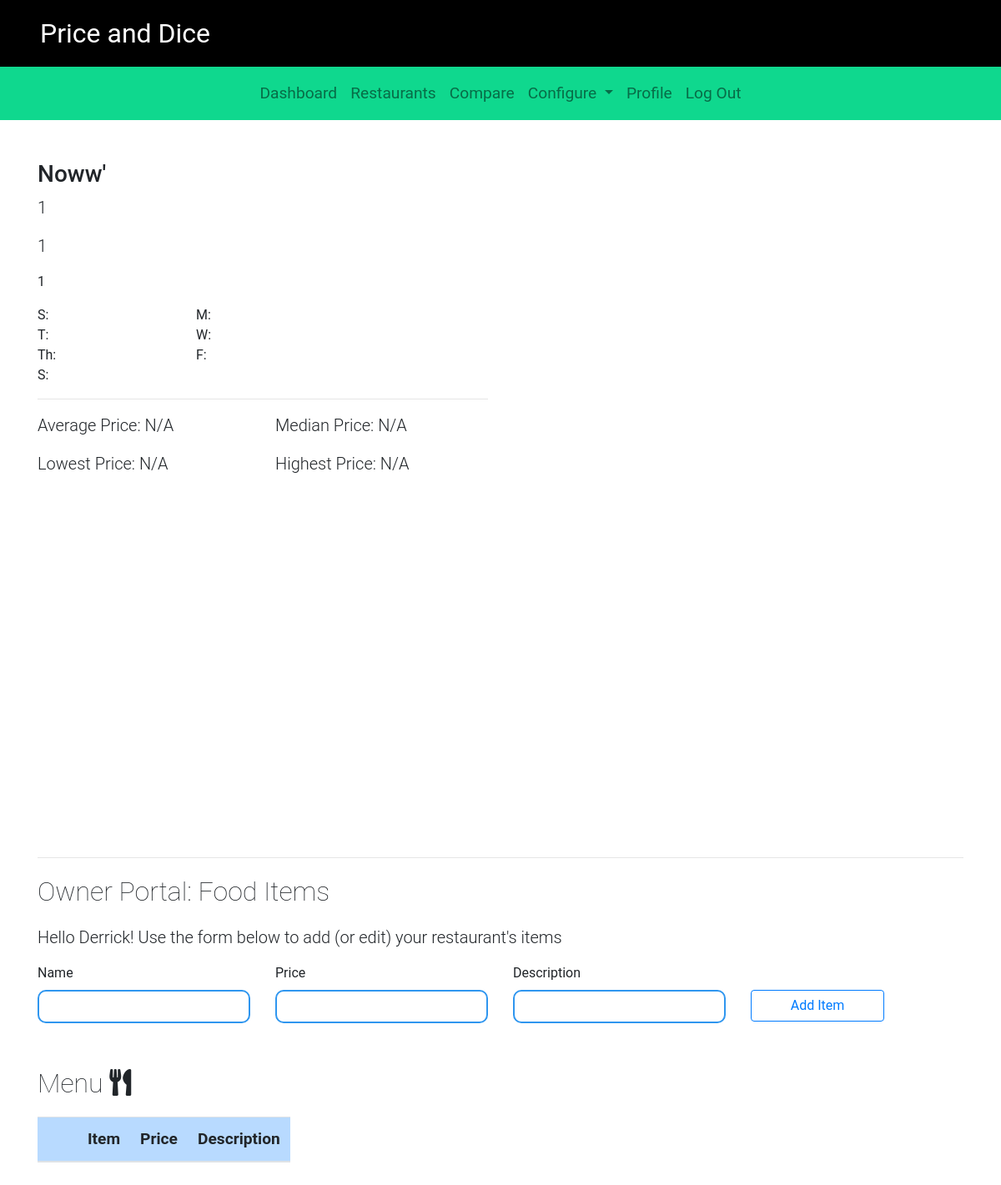
/campus/94/ (signed in), run on an earlier commit of the app's database.
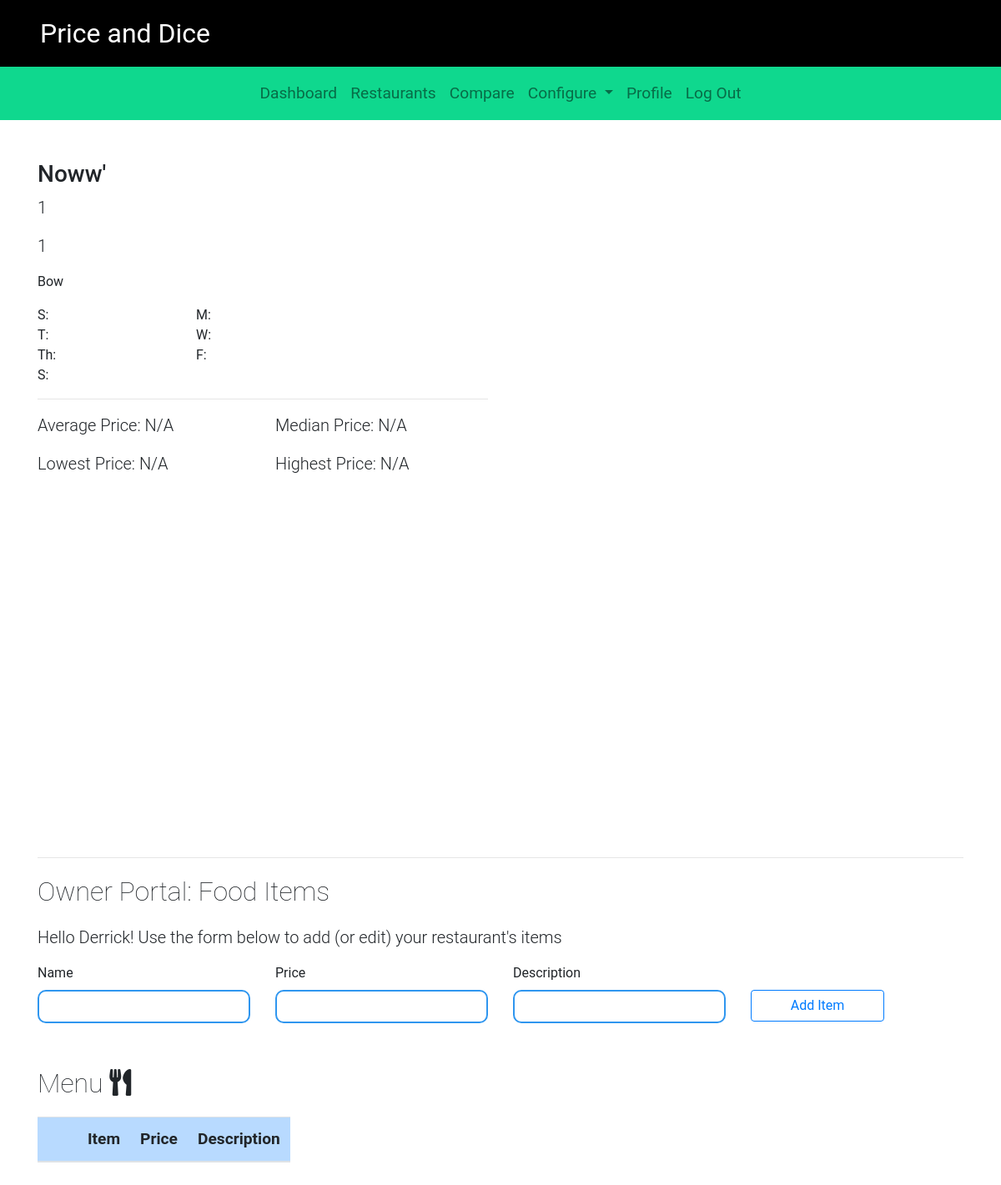
And on a later commit of the database.
### campus/models.py (models this page shows, shortened)
class Restaurant(models.Model):
    name = models.CharField(max_length=200)
    location = models.CharField(max_length=200)
    phone_number = models.CharField(max_length=20, default='(xxx) xxx-xxxx')
    description = models.CharField(max_length=300, default='No description added')
    sunday = models.CharField(max_length=20, default=DEFAULT_HOURS)
    monday = models.CharField(max_length=20, default=DEFAULT_HOURS)
    tuesday = models.CharField(max_length=20, default=DEFAULT_HOURS)
    wednesday = models.CharField(max_length=20, default=DEFAULT_HOURS)
    thursday = models.CharField(max_length=20, default=DEFAULT_HOURS)
    friday = models.CharField(max_length=20, default=DEFAULT_HOURS)
    saturday = models.CharField(max_length=20, default=DEFAULT_HOURS)
    item_list = models.ManyToManyField(Item)
    def get_average_price(self):
        item_list = self.item_list.all()
        if not item_list:
            return 'N/A'
    def get_min_price(self):
        item_list = self.item_list.all()
        if not item_list:
            return 'N/A'
        else:
            min_price = item_list[0].price
            for i in item_list:
                if i.price < min_price:
                    min_price = i.price
            return min_price
    def get_max_price(self):
        item_list = self.item_list.all()
        if not item_list:
            return 'N/A'
        else:
            max_price = item_list[0].price
            for i in item_list:
                if i.price > max_price:
                    max_price = i.price
            return max_price

### campus/views.py (the view)
# urls.py: path('<int:restaurant_id>/', views.restaurant_detail, name='restaurant_detail'),
def restaurant_detail(request, restaurant_id, context={}):
    try:
        restaurant = Restaurant.objects.get(pk=restaurant_id)
    except Restaurant.DoesNotExist:
        raise Http404("Restaurant does not exist")
    context['restaurant'] = restaurant
    return render(request, 'campus/restaurant-detail.html', context)

### campus/templates/campus/restaurant-detail.html (shortened to what the changed rows need)
{% extends "./base.html" %}
{% block body %}
<div class="container content-top">
    <div class="row">
        <div class="col-lg-6">
            <h3>{{restaurant.name}}</h3>
        </div>
    </div>
    <div class="row">
        <div class="col-lg-6">
            <p class="lead">{{restaurant.location}}</p>
        </div>
    </div>
    <div class="row">
        <div class="col-lg-6">
            <p class="lead" >{{restaurant.phone_number}}</p>
        </div>
    </div>
    {% if restaurant.description != 'No description added' %}
    <div class="row">
        <div class="col-lg-6">
                <p>{{restaurant.description}}</p>
        </div>
    </div>
    {% endif %}
    <div class="row">
        <div class="col-lg-3">
            <p class="lead">Average Price:
                {% if restaurant.get_average_price != 'N/A' %}
                ${{restaurant.get_average_price | floatformat:2}}
                {% else %}
                {{restaurant.get_average_price}}
                {% endif %}
            </p>
        </div>
        <div class="col-lg-3">
            <p class="lead">Median Price:
                {% if restaurant.get_average_price != 'N/A' %}
                ${{restaurant.get_average_price | floatformat:2}}
                {% else %}
                {{restaurant.get_average_price}}
                {% endif %}
            </p>
        </div>
    </div>
    <div class="row">
        <div class="col-lg-3">
            <p class="lead">Lowest Price:
                {% if restaurant.get_min_price != 'N/A' %}
                ${{restaurant.get_min_price | floatformat:2}}
                {% else %}
                {{restaurant.get_min_price}}
                {% endif %}
            </p>
        </div>
        <div class="col-lg-3">
            <p class="lead">Highest Price:
                {% if restaurant.get_max_price != 'N/A' %}
                ${{restaurant.get_max_price | floatformat:2}}
                {% else %}
                {{restaurant.get_max_price}}
                {% endif %}
            </p>
        </div>
    </div>
    {% if user.is_staff %}
        <br>
    {% endif %}
    <br>
    <div class="row">
        <div class="col-lg-12">
                <table class="table table-weight-low
                    table-large table-hover table-responsive table-striped">
                    <thead>
                        <tr class="table-primary">
                            {% if user.is_staff %}
                                <th></th>
                                <th></th>
                            {% endif %}
                            <th>Item</th>
                            <th>Price</th>
                            <th>Description</th>
                        </tr>
                    </thead>
                </table>
        </div>
    </div>
    <br>
</div>
{% endblock %}

What changed in the data, as far as the page shows it:
changed Restaurant "Noww'": description "1" → "Bow"
